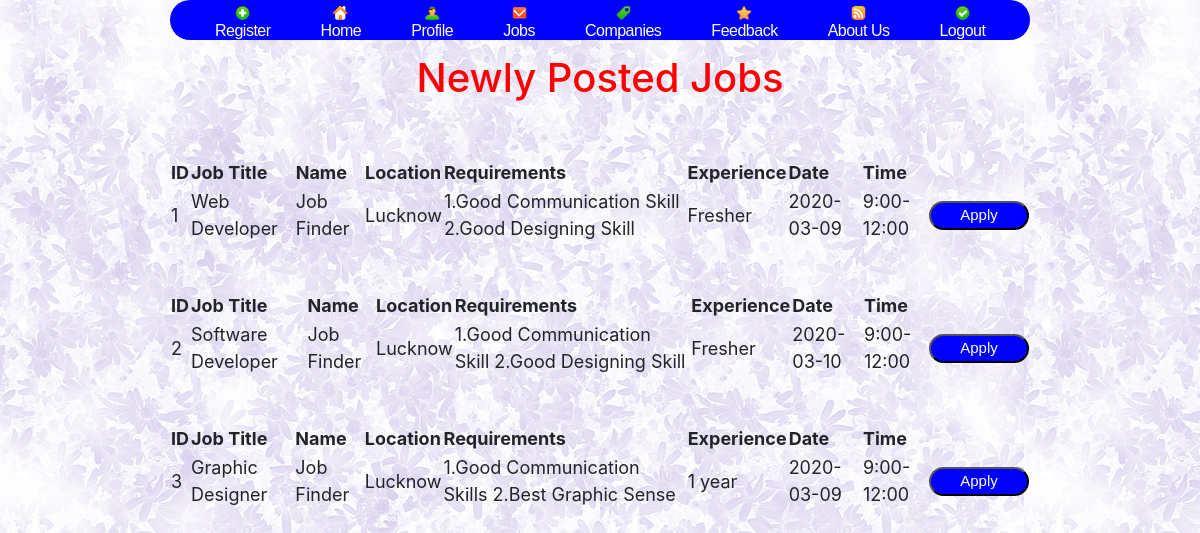
The page /job.php (signed in) on the database its author committed.
### tables this page shows
CREATE TABLE IF NOT EXISTS `post` (
  `id` varchar(10) NOT NULL,
  `title` varchar(20) NOT NULL,
  `com_name` varchar(20) NOT NULL,
  `location` varchar(20) NOT NULL,
  `require` varchar(100) NOT NULL,
  `expe` varchar(20) NOT NULL,
  `idate` varchar(20) NOT NULL,
  `itime` varchar(20) NOT NULL,
  PRIMARY KEY (`id`)
);

### includes/db.php (called while the page is built)
<?php
	$host="localhost";
	$dbUsername="root";
	$dbPassword="";
	$dbname="job";
	$con=Mysql_connect($host,$dbUsername,$dbPassword);
	$dat=mysql_select_db($dbname,$con);
?>

### job.php (the view, shortened to what this page needs)
<!DOCTYPE html>
<head>
<?php
include("includes/head.php");
?>
</head>
<div id="outer">
	<div id="header">
		<div id="menu1">
<?php
include("includes/menu1.php");
?>
</div>
</div>
<h1 align="center" style="color:red">Newly Posted Jobs</h1>
</html>
<?php
	include("includes/db.php");
	if($dat)
	{
	$sql="select * from post ORDER BY `post`.`title` DESC";
	$res=mysql_query($sql);
	if($res)
		while($row=mysql_fetch_array($res,MYSQL_ASSOC))
			echo "<table style='font-size:18px'><tr><th>ID</th><th>Job Title</th><th>Name</th><th>Location</th><th>Requirements</th><th>Experience</th><th>Date</th><th>Time</th></tr><tr><td>".$row['id']."</td><td>".$row['title']."</td><td>".$row['com_name']."</td><td>".$row['location']."</td><td>".$row['require']."</td><td>".$row['expe']."</td><td>".$row['idate']."</td><td>".$row['itime']."</td><td><a href='apply.php'><input type='submit' value='Apply' style='background: blue;font-size: 15px;width:100px;color: white;border-radius:20px'></a></td></tr><br/><br/></table>";
	}
?>

### includes/head.php (shortened to what this page needs)
<link href="my.css" rel="stylesheet" type="text/css" />
<link href="css/bootstrap.min.css" rel="stylesheet" type="text/css" />

### includes/menu1.php (shortened to what this page needs)
<body>
<ul>
<li><a href="uregister.php"><center><img src="images/001_01.png" height="15px"><br/></center>Register</a></li>
<li><a href="home_user.php"><center><img src="images/001_20.png" height="15px"><br/></center>Home</a></li>
<li><a href="profile.php"><center><img src="images/001_55.png" height="15px"><br/></center>Profile</a></li>
<li><a href="job.php"><center><img src="images/001_13.png" height="15px"><br/></center>Jobs</a></li>
<li><a href="company.php"><center><img src="images/001_36.png" height="15px"><br/></center>Companies</a></li>
<li><a href="feedback.php"><center><img src="images/001_15.png" height="15px"><br/></center>Feedback</a></li>
<li><a href="about.php"><center><img src="images/001_31.png" height="15px"><br/></center>About Us</a></li>
<li><a href="logout1.php"><center><img src="images/001_06.png" height="15px"><br/></center>Logout</a></li>
</ul>
</body>

### my.css (style rules this page uses)
body { margin-top: 20px; padding: 0; font-family: "Trebuchet MS", Arial, Helvetica, sans-serif; font-size: 13px; background: url(images/mainback.jpg); color: black; }
#outer { height:400px; width:860px; margin:0 auto; }
input[type=submit] { font-family: "Trebuchet MS", Arial, Helvetica, sans-serif; font-size: 15px; width:100px; background: blue; color: white; border-radius:20px; }
#header { width: 860px; height: 40px; margin: 0 auto; background:blue; border-radius:20px; }

### includes/menu1.php (style rules this page uses)
#menu1 { float: left; width: 860px; height: 54px; }
#menu1 ul { margin: 0; padding: 0px 0 0 20px; list-style: none; line-height: normal; }
#menu1 li { display: block; float: left; }
#menu1 a { display: block; float: left; padding: 4px 25px; letter-spacing: -.5px; text-decoration: none; font: 16px "Trebuchet MS", Arial, Helvetica, sans-serif; color: white; }

### rows shown on the page
post: id "1", title "Web Developer", com_name "Job Finder", location "Lucknow", require "1.Good Communication Skill 2.Good Designing Skill", expe "Fresher", idate "2020-03-09", itime "9:00-12:00"
post: id "2", title "Software Developer", com_name "Job Finder", location "Lucknow", require "1.Good Communication Skill 2.Good Designing Skill", expe "Fresher", idate "2020-03-10", itime "9:00-12:00"
post: id "3", title "Graphic Designer", com_name "Job Finder", location "Lucknow", require "1.Good Communication Skills 2.Best Graphic Sense", expe "1 year", idate "2020-03-09", itime "9:00-12:00"
